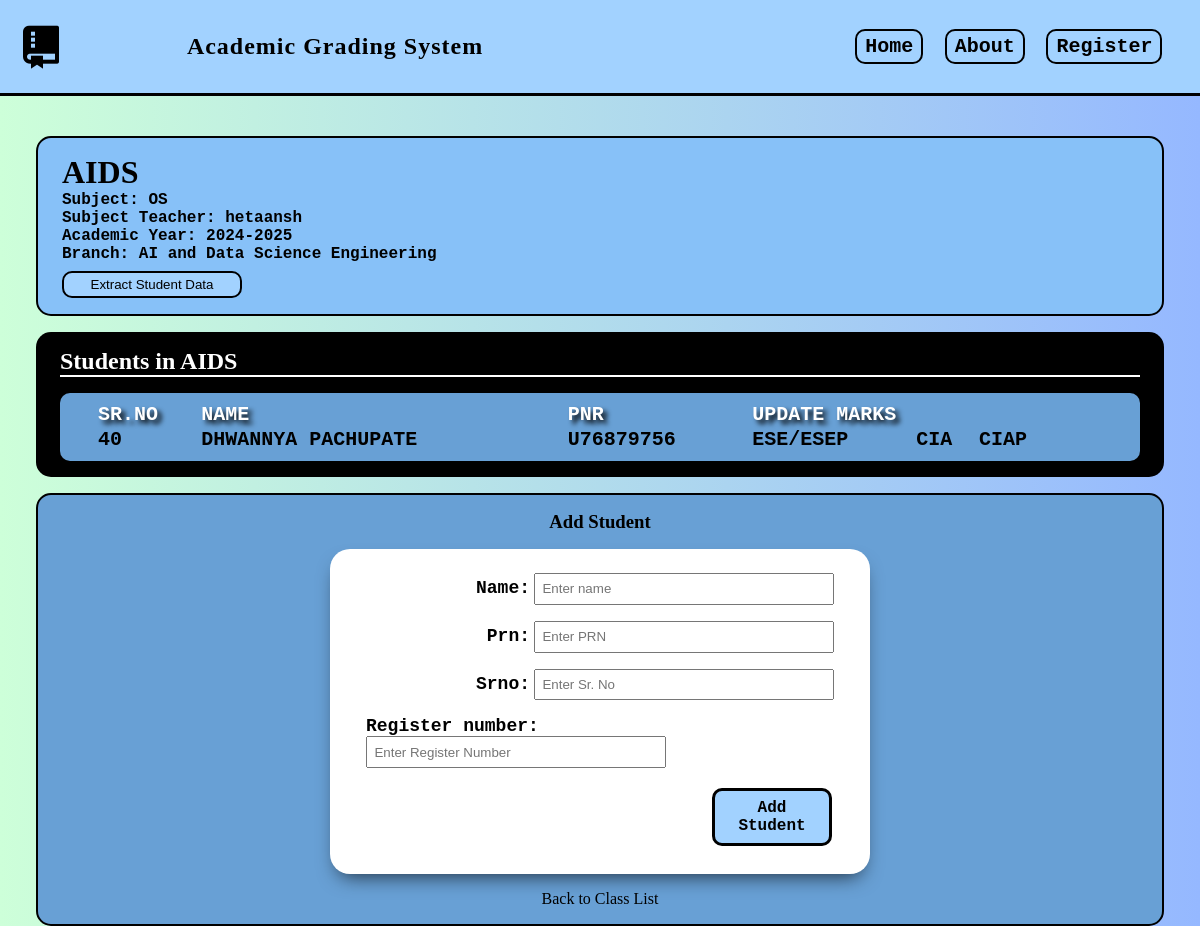
Page /myclass/aids-se1/students/ on the committed database.
### myclass/models.py (models this page shows, shortened)
class Classlist(models.Model):
    title = models.CharField(max_length=75)
    branch = models.CharField(max_length=100, default=None, null=True, blank=True)
    subject = models.CharField(max_length=100, default=None, null=True, blank=True)
    academic_year = models.CharField(max_length=30, default=None, null=True, blank=True)
    slug = models.SlugField(unique=True, primary_key=True)
    date = models.DateTimeField(auto_now_add=True)
    author = models.ForeignKey(User, on_delete=models.CASCADE)

class Student(models.Model):
    name = models.CharField(max_length=100)
    prn = models.CharField(max_length=100, unique=True)  # Secondary candidate key
    srno = models.IntegerField(default=None, null=True, blank=True)
    register_number = models.IntegerField(primary_key=True)  # Primary key of Student class
    student_class = models.ForeignKey(Classlist, on_delete=models.CASCADE)
    slug2 = models.SlugField(blank=True)  # Joined slug of Classlist and Student

### myclass/views.py (the view)
# urls.py: path('<slug:slug>/students/', views.class_students, name="class_students"),
def class_students(request, slug):
    class_instance = get_object_or_404(Classlist, slug=slug)
    students = Student.objects.filter(student_class=class_instance)
    if request.method == 'POST':
        form = StudentForm(request.POST)
        if form.is_valid():
            student = form.save(commit=False)
            student.student_class = class_instance
            student.save()
            return redirect('myclass:class_students', slug=slug)
    else:
        form = StudentForm()
    return render(request, 'class_students.html', {
        'class_instance': class_instance,
        'students': students,
        'form': form
    })

### myclass/forms.py
class StudentForm(forms.ModelForm):
    class Meta:
        model = Student
        fields = ['name', 'prn', 'srno', 'register_number']  # Add any other fields you need
        widgets = {
            'prn': forms.TextInput(attrs={'class': 'form-control', 'placeholder': 'Enter PRN'}),
            'name': forms.TextInput(attrs={'class': 'form-control', 'placeholder': 'Enter name'}),
            'srno': forms.NumberInput(attrs={'class': 'form-control', 'placeholder': 'Enter Sr. No'}),
            'register_number': forms.NumberInput(attrs={'class': 'form-control', 'placeholder': 'Enter Register Number'}),
        }

### myclass/templates/class_students.html
{% extends 'layout.html' %} {% block title %}{{ class_instance.title }}{% endblock %}
{% block content %}
<div id="students-page">
  <div class="student-banner">
    <h1>{{ class_instance.title }}</h1>
    <p><strong>Subject:</strong> {{ class_instance.subject }}</p>
    <p><strong>Subject Teacher:</strong> {{ class_instance.author }}</p>
    <p><strong>Academic Year:</strong> {{ class_instance.academic_year }}</p>
    <p><strong>Branch:</strong> {{ class_instance.branch }}</p>
    <button id="extract-button" onclick="Functionexcel">Extract Student Data</button>
  </div>
  <div id="students-page-part1">
    <h2 style="margin-bottom: 2vh; border-bottom: 2px solid #fff">
      Students in {{ class_instance.title }}
    </h2>
    {% if students %}
    <div id="students-list">
     <table style="font-family:monospace;font-weight: 700;font-size:2.5vh">
    <tr style="text-align: left;text-shadow: 4px 4px 5px rgba(0, 0, 0, 1);">
        <th>Sr.No</th>
        <th>Name</th>
        <th>PNR</th>
        <th colspan="3">Update Marks</th>
    </tr>
    {% for student in students %}
    <tr style="color:black;">
        <td>{{ student.srno }}</td>
        <td>{{ student.name }}</td>
        <td>{{ student.prn }}</td>
        <td><a href="{% url 'myclass:marks_entry' class_instance.slug student.pk %}">ESE/ESEP</a>
</td>
        <td><a href="{% url 'myclass:cia_marks_entry' class_instance.slug student.pk %}">CIA</a>
</td>
        <td><a href="{% url 'myclass:ciap_marks_entry' class_instance.slug student.pk %}">CIAP</a>
</td>
    </tr>
    {% endfor %}
</table>
</div>
    {% else %}
    <p>No students available.</p>
    {% endif %}
  </div>
  <div id="students-page-part2">
    <h3>Add Student</h3>
    <form
      class="form-with-validation"
      method="post"
      action="{% url 'myclass:class_students' class_instance.slug %}"
    >
      {% csrf_token %} {{ form.as_p }}
      <button type="submit">Add Student</button>
    </form>
    <a href="{% url 'myclass:list' %}">Back to Class List</a>
  </div>
</div>
{% endblock %}

### static/style.css (style rules this page uses)
* { padding: 0; margin: 0; box-sizing: border-box; }
html, body { min-height: 100vh; background: linear-gradient(to right, #cdffd9, #95b8ff); }
.form-with-validation { font-size: 1rem; padding: 3vh 3vw; display: flex; flex-flow: column; gap: 1rem; display: flex; align-items: flex-end; background-color: white; box-shadow: 0 10px 20px -8px rgba(0, 0, 0, 0.7); width: 45vw; border-radius: 20px; margin-bottom: 2vh; margin-top: 2vh; }
.form-with-validation input { padding: 0.4rem; min-width: 300px; max-width: 40vw; }
.form-with-validation label { font-size: 1.5vw; font-family: "Courier New", Courier, monospace; font-weight: 700; }
.form-with-validation button { width: 10vw; padding: 0.5rem; border-radius: 10px; background-color: #a2d2ff; border: 3px solid #000; color: black; text-align: center; font-family: "Courier New", Courier, monospace; text-decoration: none; font-weight: 700; display: inline-block; font-size: 16px; margin: 4px 2px; cursor: pointer; }
#students-page { width: 100%; height: 88vh; background: linear-gradient(to right, #cdffd9, #95b8ff); padding: 5vh 3vw; display: flex; flex-direction: column; }
.student-banner { border: 2px solid #000; border-radius: 15px; margin-bottom: 2vh; width: 100%; height: 30%; padding: 2vh 2vw; display: flex; flex-direction: column; justify-content: space-between; background-color: #87c1f8; }
.student-banner p { font-family: "Courier New", Courier, monospace; font-weight: 700; }
#students-page-part1 { width: 100%; background-color: black; color: white; padding: 2vh 2vw; display: flex; flex-direction: column; border-radius: 15px; margin-bottom: 2vh; }
#students-page-part2 { width: 100%; background-color: #68a0d5; padding: 2vh 2vw; border-radius: 15px; border: 2px solid #000; display: flex; flex-direction: column; align-items: center; }
#students-list { padding: 1vh 3vw; padding-right: 6.5vw; border-radius: 10px; background-color: #68a0d5; color: white; text-transform: uppercase; display: flex; flex-direction: column; }
a { color: #000; text-decoration: none; }
#extract-button { border-radius: 15px; margin-top: 1vh; width: 15vw; background-color: #a2d2ff; padding: 0.5vh 1vh; border-radius: 10px; border: 2px solid #000; }

### rows in the picture
Classlist: title "AIDS", subject "OS", author "hetaansh", academic_year "2024-2025", branch "AI and Data Science Engineering"
Student: srno "40", name "DHWANNYA PACHUPATE", prn "U76879756"
